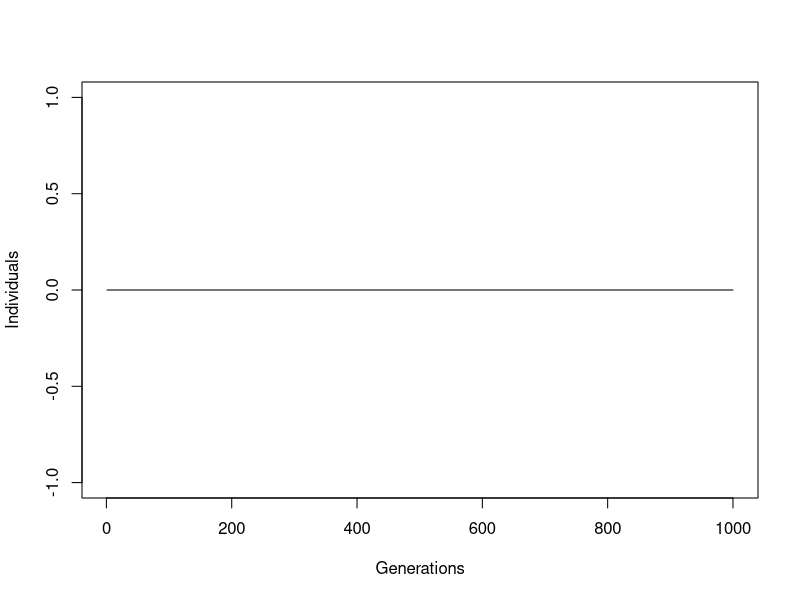

Here is the R script that generated this plot:
################# Population Genetics ##############

# Your submission for this homework assignment should give
# the outputs requested by numbers 7 and 8 in the handout.
# Number 9 is a discussion question.
# Answer it in your e-mail when you submit the assignment.

# You may also include any of your "future explorations" code.

# Please don't include ALL of your test code, side projects, etc.
# in this file.
# It will be easier for me to see that it works if it only outputs
# what I am looking for.


##Number one and two
ind <- numeric(1000) # population of 1000 individuals
ind[1000] <- 1 # The 1000th individual is the mutant
selco <- numeric(1000) #selection coefficient.
selco[1:999] <- 0.97 # the 1000th individual has selection coefficient is 1
selco[1000] <- 1 # all other are 0.97.

for(iGen in 1:1000){
  ind <- sample(ind, 1000, replace = T, prob = selco)
  for(iInd in 1:1000){
    if(ind[iInd] == 0){
      selco[iInd] <- 0.97
    }
    if(ind[iInd] == 1){
      selco[iInd] <- 1
    }
  }
}

q <- data.frame(x = 1:1000, y = ind)
plot(1:1000, q$y, 
     xlab = "Generations",
     ylab = "Individuals",
     type = 'l')






######## Function declarations ###########

# If you write any of your own functions for this project, define them here.

lookForOne <- function(x){
  c <- 0
  for(i in 1:length(x)){
    if(x[i] == 1){
      c <- c + 1
    }
  }
  return(c)
}



######### Number 7: Selection with your while loop version of question 4 ###############

# Number 7 should run your population simulation WITH SELECTION
# 10,000 times, or at least 100,
# and calculate the probability of fixation of the mutant allele.
print("Number 7")

FixOrExt <- numeric(1000) # Has the queer strain been fixed or went extinct?

for(it in 1:1000){
  print(it)
  normies <- numeric(1000) # WT
  normies[1000] <- 1 # Mutant
  selCo <- numeric(1000) #WT have selco of 0.97
  selCo[1:999] <- 0.97
  selCo[1000] <- 1 # Mut has selco of 1
  pop <- normies # reset population for while loop
  q <- 1/1000 #Initial frequency of queer strain
  c <- 0 #Number of generation
  while(q > 0 & q < 1){ # While the q allele lives...
    c <- c + 1
    pop <- sample(pop,
                  1000,
                  replace = T,
                  prob = selCo) # Sample again until it dies or lives
    q <- sum(pop) / (1000) # Frequency of queer strain
    
    for(j in 1:1000){
      if(pop[j] == 0){
        selCo[j] <- 0.97 # Renew selection coefficient as according to WT or M
      }
      if(pop[j] == 1){
        selCo[j] <- 1 # Renew selelction coefficient as according to WT or M
      }
    }
    if(q == 0 | q == 1){
      FixOrExt[it] <- q
      break
    }
  }
}

print(paste("The beneficial allele has fixed", lookForOne(FixOrExt), "time(s)."))



# Output the probability of fixation to the console.
# You may also plot all of the curves on one graph, if you wish.




############# Number 8: No selection ##########

# Number 8 should run the simulation many times with NO SELECTION.
print("Number 8")

NFixOrExt <- numeric(1000) # Has the queer strain been fixed or went extinct?

for(it in 1:1000){
  Nnormies <- numeric(1000) # WT
  Nnormies[1000] <- 1 # Mutant
  NselCo <- numeric(1000) #WT have selco of 0.97
  NselCo[1:999] <- 1
  NselCo[1000] <- 1 # Mut has selco of 1
  Npop <- Nnormies # reset population for while loop
  Nq <- 1/1000 #Initial frequency of queer strain
  Nc <- 0 #Number of generation
  for(Rep in 1:1000){
    while(Nq > 0 & Nq < 1){ # While the q allele lives...
      Nc <- Nc + 1
      Npop <- sample(Npop,
                     1000,
                     replace = T,
                     prob = NselCo) # Sample again until it dies or lives
      Nq <- sum(Npop) / (1000) # Frequency of queer strain
      if(Npop[Rep] == 0){
        NselCo[Rep] <- 1 # Renew selection coefficient as according to WT or M
      }
      if(Npop[Rep] == 1){
        NselCo[Rep] <- 1 # Renew selelction coefficient as according to WT or M
      }
      
      if(Nq == 0 | Nq == 1){
        NFixOrExt[it] <- Nq
        break
      }
    }
  }
}

print(paste("The neutral allele has fixed", lookForOne(NFixOrExt), "time(s)."))



# Output the probability of fixation to the console.







############## Question 9 ##############

BenAlleleaNsWeR <- "if an allele has a fitness higher than the wild type, so a positive selection coefficient, then that allele has an advantage when it is competing with unchanged alleles in the population. And if it has an advantage in competition, it can survive better than the wild types and consequently can reproduce with greater numbers rearing greater number of offspring at a greater rate than the wild type. This raises the possibility of the altered allele fixing in the population. We can see this happening in Question 7, at a rate of 2s, or 2(0.03) in Question 7's case. There's a relative low number of fixation events because the fitness of the altered allele (1.00) wasn't tremendously higher than the wild type's fitness (0.97)."
print(BenAlleleaNsWeR)


NeutAlleleAnswer <- "if an allele has a fitness equal to the wild type, then there is no advantage nor disadvantage for the altered allele in competition. Therefore, the rate of a neutral allele surviving in the population is just the number of that allele in individuals over the number of total individuals in a population, since no individuals have a greater or lesser chance to reproduce than the wild type. In Question 8's case, since there was only one individual with the neutral altered allele in the population, the neutral allele fixed one time out of 1000 iteration."
print(NeutAlleleAnswer)

